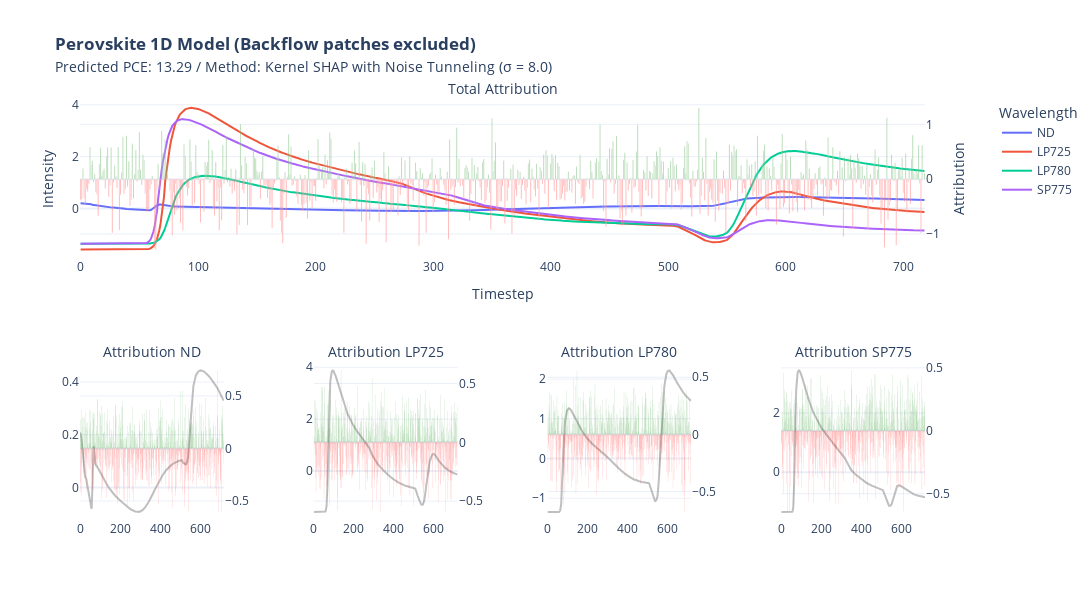

Notebook source saved alongside this figure:
### Code cell
import plotly.graph_objects as go

def format_title(title, subtitle=None, subtitle_font_size=14):
    title = f'<b>{title}</b>'
    if not subtitle:
        return title
    subtitle = f'<span style="font-size: {subtitle_font_size}px;">{subtitle}</span>'
    return f'{title}<br>{subtitle}'

from plotly.subplots import make_subplots

fig = make_subplots(rows=2, 
                    cols=4, 
                    specs=[[{"secondary_y": True, "colspan": 4}, None,None,None],
                           [{"secondary_y": True},{"secondary_y": True},{"secondary_y": True},{"secondary_y": True}]],
                    subplot_titles=(format_title("", "Total Attribution"), format_title("", "Attribution ND"), format_title("", "Attribution LP725"), format_title("", "Attribution LP780"), format_title("", "Attribution SP775"))
                    )

fig.add_trace(go.Scatter(y=x[0], name = "ND"))
fig.add_trace(go.Scatter(y=x[1], name = "LP725"))
fig.add_trace(go.Scatter(y=x[2], name = "LP780"))
fig.add_trace(go.Scatter(y=x[3], name = "SP775"))

fig.add_trace(go.Bar(y=attr_ks.squeeze().sum(axis=0), name = "Attribution",marker_color=np.where(attr_ks.squeeze().sum(axis=0)<0, 'red', 'green'), opacity = 0.5,showlegend=False),secondary_y=True)

fig.update_yaxes(title= "Intensity")
fig.update_yaxes(title_text="Attribution", secondary_y=True)
fig.update_xaxes(title= "Timestep")

fig.add_trace(go.Scatter(y=x[0], name = "ND",marker_color="grey", opacity = 0.5,showlegend=False), row=2, col=1)
fig.add_trace(go.Bar(y=attr_ks.squeeze()[0],marker_color=np.where(attr_ks.squeeze()[0]<0, 'red', 'green'), opacity = 0.5,showlegend=False,marker_line_width=0),secondary_y=True, row=2, col=1)

fig.update_yaxes(title= None, row=2, col=1)
fig.update_yaxes(title_text=None, secondary_y=True, row=2, col=1)
fig.update_xaxes(title= None, row=2, col=1)

fig.add_trace(go.Scatter(y=x[1], name = "LP725",marker_color="grey", opacity = 0.5,showlegend=False), row=2, col=2)
fig.add_trace(go.Bar(y=attr_ks.squeeze()[1],marker_color=np.where(attr_ks.squeeze()[1]<0, 'red', 'green'), opacity = 0.5,showlegend=False,marker_line_width=0),secondary_y=True, row=2, col=2)

fig.update_yaxes(title= None, row=2, col=2)
fig.update_yaxes(title_text=None, secondary_y=True, row=2, col=2)
fig.update_xaxes(title= None, row=2, col=2)

fig.add_trace(go.Scatter(y=x[2], name = "LP780",marker_color="grey", opacity = 0.5,showlegend=False), row=2, col=3)
fig.add_trace(go.Bar(y=attr_ks.squeeze()[2],marker_color=np.where(attr_ks.squeeze()[2]<0, 'red', 'green'), opacity = 0.5,showlegend=False,marker_line_width=0),secondary_y=True, row=2, col=3)

fig.update_yaxes(title= None, row=2, col=3)
fig.update_yaxes(title_text=None, secondary_y=True, row=2, col=3)
fig.update_xaxes(title= None, row=2, col=3)

fig.add_trace(go.Scatter(y=x[3], name = "SP775",marker_color="grey", opacity = 0.5,showlegend=False), row=2, col=4)
fig.add_trace(go.Bar(y=attr_ks.squeeze()[3],marker_color=np.where(attr_ks.squeeze()[3]<0, 'red', 'green'), opacity = 0.5,showlegend=False,marker_line_width=0),secondary_y=True, row=2, col=4)

fig.update_yaxes(title= None, row=2, col=4)
fig.update_yaxes(title_text=None, secondary_y=True, row=2, col=4)
fig.update_xaxes(title= None, row=2, col=4)

fig.update_layout(
    title= format_title("Perovskite 1D Model (Backflow patches excluded)", "Predicted PCE: " + str(y) + " / Method: Kernel SHAP with Noise Tunnel (" + u"\u03C3" + " = " + str(stdev) +")" ),
    legend_title = "Wavelength",
    template = "plotly_white",
    height=600, width=2200
)

fig.show()

### Figure 1 — Plotly figure (JSON) as saved in the notebook; plotly's stock layout.template omitted (floating-point values rounded to 4 significant figures; data arrays with more than 128 entries replaced by an {"elided": "..."} marker saying what was removed)
{"data": [{"name": "ND", "type": "scatter", "y": {"elided": "719 float values"}}, {"name": "LP725", "type": "scatter", "y": {"elided": "719 float values"}}, {"name": "LP780", "type": "scatter", "y": {"elided": "719 float values"}}, {"name": "SP775", "type": "scatter", "y": {"elided": "719 float values"}}, {"marker": {"color": {"elided": "719 str values"}}, "name": "Attribution", "opacity": 0.5, "showlegend": false, "type": "bar", "xaxis": "x", "y": {"elided": "719 float values"}, "yaxis": "y2"}, {"marker": {"color": "grey"}, "name": "ND", "opacity": 0.5, "showlegend": false, "type": "scatter", "xaxis": "x2", "y": {"elided": "719 float values"}, "yaxis": "y3"}, {"marker": {"color": {"elided": "719 str values"}, "line": {"width": 0}}, "opacity": 0.5, "showlegend": false, "type": "bar", "xaxis": "x2", "y": {"elided": "719 float values"}, "yaxis": "y4"}, {"marker": {"color": "grey"}, "name": "LP725", "opacity": 0.5, "showlegend": false, "type": "scatter", "xaxis": "x3", "y": {"elided": "719 float values"}, "yaxis": "y5"}, {"marker": {"color": {"elided": "719 str values"}, "line": {"width": 0}}, "opacity": 0.5, "showlegend": false, "type": "bar", "xaxis": "x3", "y": {"elided": "719 float values"}, "yaxis": "y6"}, {"marker": {"color": "grey"}, "name": "LP780", "opacity": 0.5, "showlegend": false, "type": "scatter", "xaxis": "x4", "y": {"elided": "719 float values"}, "yaxis": "y7"}, {"marker": {"color": {"elided": "719 str values"}, "line": {"width": 0}}, "opacity": 0.5, "showlegend": false, "type": "bar", "xaxis": "x4", "y": {"elided": "719 float values"}, "yaxis": "y8"}, {"marker": {"color": "grey"}, "name": "SP775", "opacity": 0.5, "showlegend": false, "type": "scatter", "xaxis": "x5", "y": {"elided": "719 float values"}, "yaxis": "y9"}, {"marker": {"color": {"elided": "719 str values"}, "line": {"width": 0}}, "opacity": 0.5, "showlegend": false, "type": "bar", "xaxis": "x5", "y": {"elided": "719 float values"}, "yaxis": "y10"}], "layout": {"annotations": [{"font": {"size": 16}, "showarrow": false, "text": "<b></b><br><span style=\"font-size: 14px;\">Total Attribution</span>", "x": 0.47, "xanchor": "center", "xref": "paper", "y": 1, "yanchor": "bottom", "yref": "paper"}, {"font": {"size": 16}, "showarrow": false, "text": "<b></b><br><span style=\"font-size: 14px;\">Attribution ND</span>", "x": 0.08, "xanchor": "center", "xref": "paper", "y": 0.375, "yanchor": "bottom", "yref": "paper"}, {"font": {"size": 16}, "showarrow": false, "text": "<b></b><br><span style=\"font-size: 14px;\">Attribution LP725</span>", "x": 0.34, "xanchor": "center", "xref": "paper", "y": 0.375, "yanchor": "bottom", "yref": "paper"}, {"font": {"size": 16}, "showarrow": false, "text": "<b></b><br><span style=\"font-size: 14px;\">Attribution LP780</span>", "x": 0.6, "xanchor": "center", "xref": "paper", "y": 0.375, "yanchor": "bottom", "yref": "paper"}, {"font": {"size": 16}, "showarrow": false, "text": "<b></b><br><span style=\"font-size: 14px;\">Attribution SP775</span>", "x": 0.86, "xanchor": "center", "xref": "paper", "y": 0.375, "yanchor": "bottom", "yref": "paper"}], "height": 600, "legend": {"title": {"text": "Wavelength"}}, "title": {"text": "<b>Perovskite 1D Model (Backflow patches excluded)</b><br><span style=\"font-size: 14px;\">Predicted PCE: 13.29 / Method: Kernel SHAP with Noise Tunneling (σ = 8.0)</span>"}, "width": 2200, "xaxis": {"anchor": "y", "domain": [0, 0.94], "title": {"text": "Timestep"}}, "xaxis2": {"anchor": "y3", "domain": [0, 0.16], "title": {}}, "xaxis3": {"anchor": "y5", "domain": [0.26, 0.42], "title": {}}, "xaxis4": {"anchor": "y7", "domain": [0.52, 0.68], "title": {}}, "xaxis5": {"anchor": "y9", "domain": [0.78, 0.94], "title": {}}, "yaxis": {"anchor": "x", "domain": [0.625, 1], "title": {"text": "Intensity"}}, "yaxis10": {"anchor": "x5", "overlaying": "y9", "side": "right", "title": {}}, "yaxis2": {"anchor": "x", "overlaying": "y", "side": "right", "title": {"text": "Attribution"}}, "yaxis3": {"anchor": "x2", "domain": [0, 0.375], "title": {}}, "yaxis4": {"anchor": "x2", "overlaying": "y3", "side": "right", "title": {}}, "yaxis5": {"anchor": "x3", "domain": [0, 0.375], "title": {}}, "yaxis6": {"anchor": "x3", "overlaying": "y5", "side": "right", "title": {}}, "yaxis7": {"anchor": "x4", "domain": [0, 0.375], "title": {}}, "yaxis8": {"anchor": "x4", "overlaying": "y7", "side": "right", "title": {}}, "yaxis9": {"anchor": "x5", "domain": [0, 0.375], "title": {}}}}
